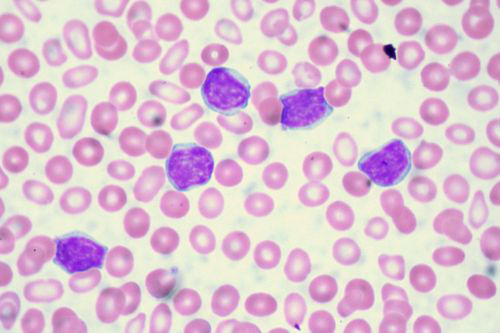
#> input picture trabalhos escritos/Material de estudos/aula VC Pedrosa/Materiais - Aula de Segmentação/codigos de exemplo/growingRegion/leucocitos.png, 500 x 333 px, found by its file name
$ python growingRegion.py
#> lines starting #> are read from the running program, lines starting #| are printed output that depends on the picture; after the words box and inside, x2 and y2 are one past the last pixel; in counts of white or black regions, pixels touching at a corner belong together
import sys
import cv2
import math
import numpy as np
import matplotlib.pyplot as plt
import time

def growingRegionGray(x, y, differential):
    global image
    global image2
    global pixelsGrowing
    threshold = image[x][y]
    for u in pixelsGrowing:
        line = u[0]
        col = u[1]
        for a in range(kernelStep, kernelA + kernelStep):
            for b in range(kernelStep, kernelB + kernelStep):
                try:
                    if (threshold - differential <= image[line + a][col + b] <= threshold + differential):
                        if [line + a, col + b] in pixelsGrowing:
                            continue
                        else:
                            image2[line + a][col + b] = image[line + a][col + b]
                            image[line + a][col + b] = 1
                            pixelsGrowing.append([line + a, col + b])
                except:
                    continue
        #pixelsGrowing.remove(u)
        cv2.imshow('Result', image2)
        cv2.waitKey(1)

def growingRegionBin(x, y):
    global image
    global image2
    global pixelsGrowing

    for u in pixelsGrowing:
        line = u[0]
        col = u[1]
        for a in range(kernelStep,kernelA+kernelStep):
            for b in range(kernelStep,kernelB+kernelStep):
                try:
                    if (image[line+a][col+b] == 255):
                        if [line+a , col+b ] in pixelsGrowing:
                            continue
                        else:
                            image[line+a][col+b] = 1
                            pixelsGrowing.append([line+a , col+b ])
                            image2[line+a][col+b] = 255

                except:
                    continue
        cv2.imshow('Result', image2)
        cv2.waitKey(1)

#AM: Read image
imgName = 'CrescimentoRegiaoBIN/avengers.png'
imgName = 'CrescimentoRegiaoBIN/leucocitos.png'
image = cv2.imread(imgName, 0)
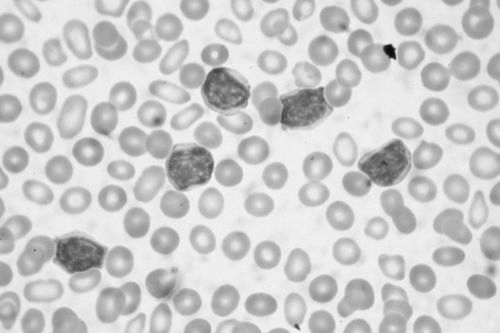
#> image: shape (333, 500); min 7, max 246, mean 204.1
image2 = image
plt.imshow(image)
plt.show()

startTime = time.time()
kernel = 3
kernelSize = kernel*kernel
kernelA = int(math.sqrt(kernelSize))
kernelB = int(kernelA)
kernelStep = -1*int(kernelA/2)
pixelsGrowing = []

imageSizeX, imageSizeY = image.shape
#> imageSizeX = 333; imageSizeY = 500

# AM: Set seeds Bin
i=166; j=224
#pixelsGrowing.append([i, j]) #AM: seed
#pixelsGrowing.append([288, 191]) #AM: seed

# AM: Set seeds Gray
i=171; j=183
pixelsGrowing.append([i, j]) #AM: seed
pixelsGrowing.append([161,374]) #AM: seed
pixelsGrowing.append([85,220]) #AM: seed
pixelsGrowing.append([101,303]) #AM: seed
pixelsGrowing.append([251,77]) #AM: seed

# AM: Blank image
image2 = np.zeros((imageSizeX,imageSizeY,1), np.uint8)
image =  cv2.imread(imgName, 0)

# AM: Stat growing region
#growingRegionBin(i,j)
growingRegionGray(i, j, 25)
#> in growingRegionGray, `threshold = image[x][y]`: threshold = 122
#> after the loop in growingRegionGray, `for u in pixelsGrowing:`:
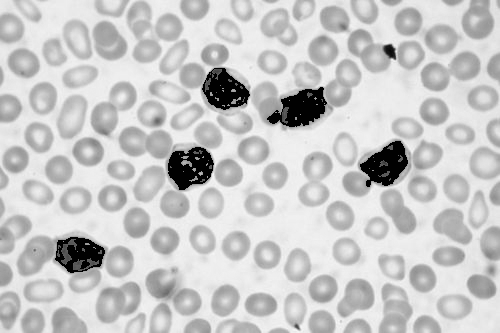
#> image: shape (333, 500); 3.52% of pixels changed, all inside (x1, y1, x2, y2) = (55, 68, 408, 273)
#> after the loop in growingRegionGray, `for u in pixelsGrowing:`:
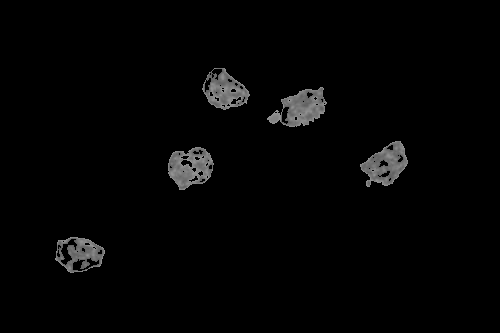
#> image2: shape (333, 500, 1); min 0, max 147, mean 4.2
#> after the loop in growingRegionGray, `for u in pixelsGrowing:`: pixelsGrowing = 5871 pairs, first value 68 to 272, second value 55 to 407

lapseTime = time.time() - startTime
print('Time lapse '+str(lapseTime)+'s')

#cv2.imshow('image', image2)
cv2.waitKey(0)
